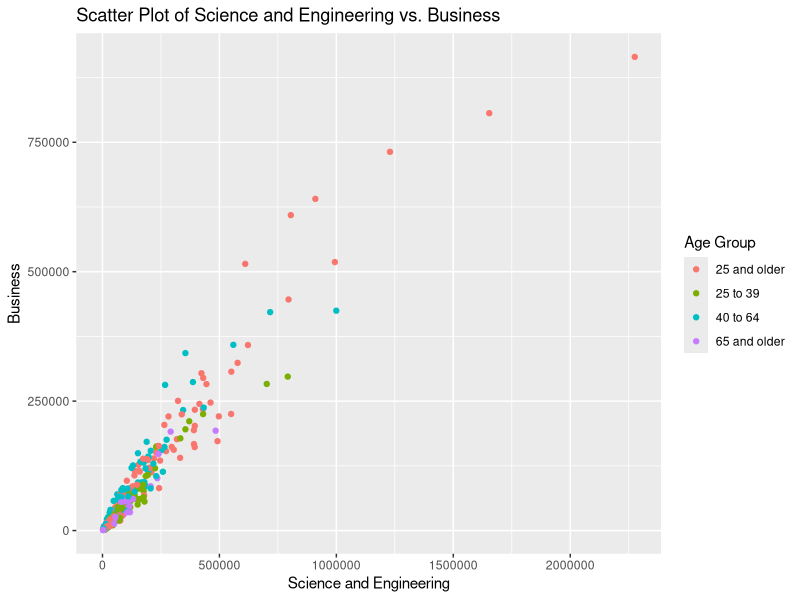
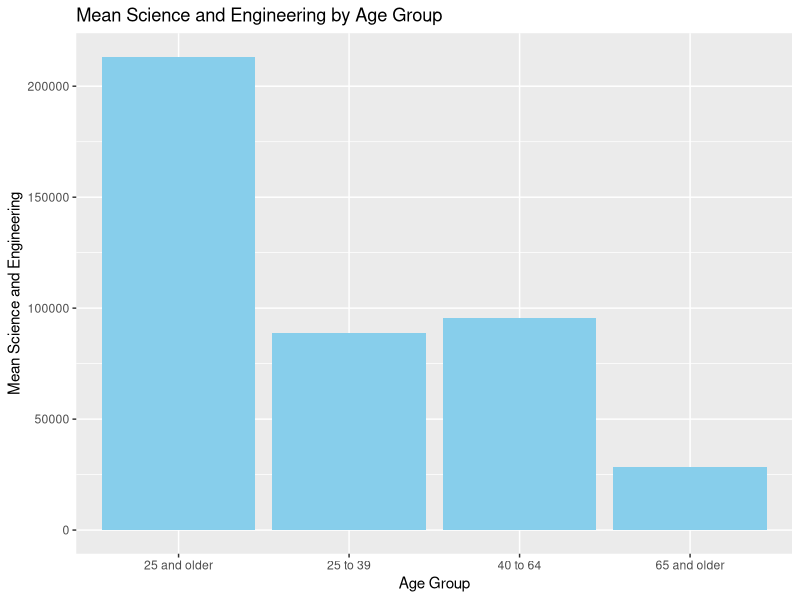
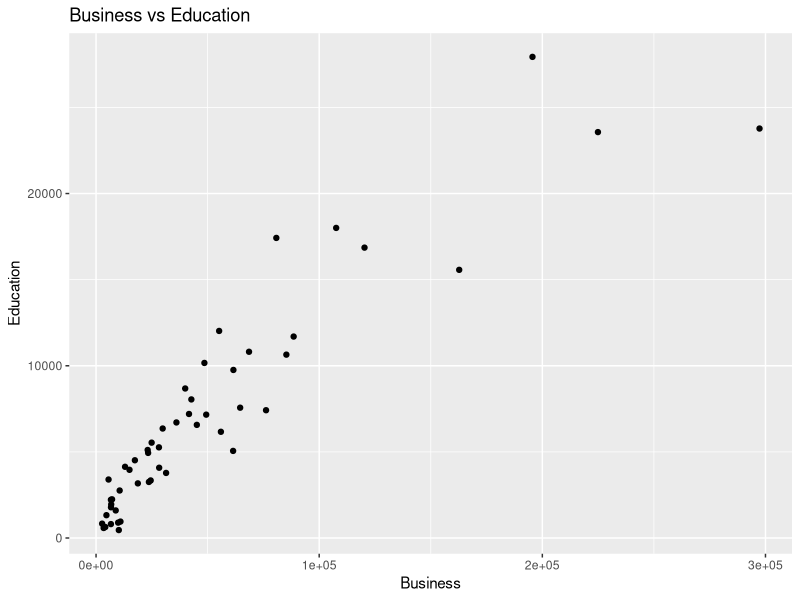

These figures' R source, in order:
## ---- chunk 1
options(repos = c(CRAN = "https://cran.r-project.org"))

install.packages("tidyverse")
install.packages("ggplot2")
install.packages("dplyr")
install.packages("magrittr")
## ---- chunk 2
library(tidyverse)
library(ggplot2)
library(dplyr)
library(magrittr)
## ---- chunk 3
data(package = "ggplot2")
## ---- chunk 4
# View the first few rows of the dataset
data <- read.csv("Bachelor_Degrees_Majors.csv")
## ---- chunk 5
# View the first few rows of the dataset
head(data)
str(data)

## ---- chunk 6
# Ensure column names match exactly
numeric_cols <- c("Bachelor.s.Degree.Holders", "Science.and.Engineering", "Science.and.Engineering.Related.Fields", "Business", "Education", "Arts..Humanities.and.Others")
data[, numeric_cols] <- lapply(data[, numeric_cols], function(x) as.numeric(gsub(",", "", x)))
# 885,357 => 885357
## ---- chunk 7
# in dataset, we have male, female, and total (which is sum of male and female). SO, rows with Sex == "Total" are redudant. Since we don't want to show them in our plots, we remove them.
data <- data %>% 
  filter(Sex != "Total")
## ---- chunk 8
# View the first few rows of the dataset
head(data)

## ---- chunk 9
# Display the structure of the dataset
str(data)

## ---- chunk 10
# Summary statistics for numerical variables
summary(data)

## ---- chunk 11
ggplot(data, aes(x = Science.and.Engineering, y = Business, color = Age.Group)) +
  geom_point() +  # Add points for each data point
  scale_color_discrete(name = "Age Group") +  # Custom color legend title
  labs(x = "Science and Engineering", y = "Business") +  # Labels for x and y axes
  ggtitle("Scatter Plot of Science and Engineering vs. Business")  # Title for the plot
## ---- chunk 12
task1 <- data %>% 
  filter(Sex == "Female") %>%
  group_by(Age.Group) %>%
  summarise(mean_sci = mean(Science.and.Engineering))

ggplot(task1, aes(x = Age.Group, y = mean_sci)) +
  geom_bar(stat = "identity", fill = "skyblue") +
  labs(x = "Age Group", y = "Mean Science and Engineering") +
  ggtitle("Mean Science and Engineering by Age Group")

## ---- chunk 13
task2 = data %>% filter(Age.Group == "25 to 39" & Sex == "Male")
ggplot(task2, aes(x = Business, y = Education)) +
  geom_point() +  # Add points
  labs(x = "Business", y = "Education") +
  ggtitle("Business vs Education")

